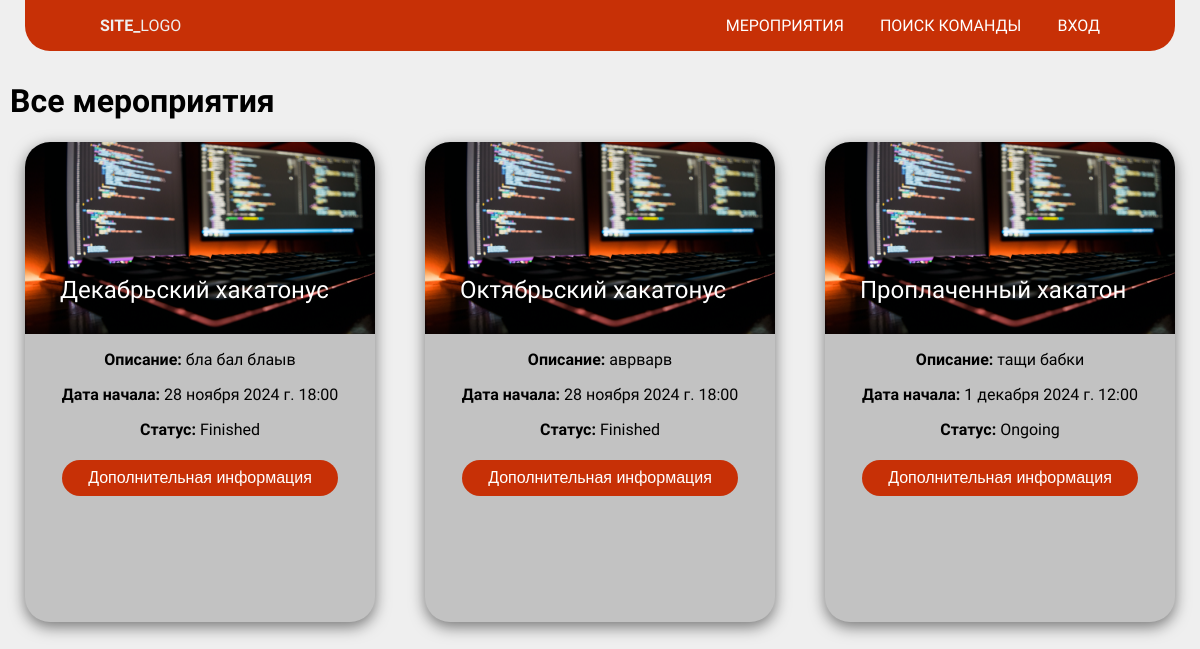
The page /event/posts/ on the database its author committed.
### event/models.py (models this page shows, shortened)
class Competition(models.Model):
    title = models.CharField(max_length=200)
    description = models.TextField(null=True, blank=True)
    start_time = models.DateTimeField()
    end_time = models.DateTimeField()
    registration_deadline = models.DateTimeField(null=True)
    location = models.CharField(max_length=200) # Можно подробнее, но не сейчас
    sport_name = models.ForeignKey(SportClass, on_delete=models.CASCADE)
    time_created = models.DateTimeField(auto_now_add=True)
    time_updated = models.DateTimeField(auto_now=True)
    class Meta:
        ordering = ['start_time']
    @property
    def event_status(self):
        status = None
        present = datetime.now().timestamp()
        deadline = self.registration_deadline.timestamp()
        past_deadline = (present > deadline)
        if past_deadline:
            status = 'Finished'
        else:
            status = 'Ongoing'
        return status

### event/views.py (the view, shortened to what this page needs)
# urls.py: path('posts/', CompetitionPosts.as_view(), name='posts'),
class CompetitionPosts(ListView):
    model = Competition
    template_name = "event/posts.html"
    context_object_name = "competitions"
    def get_queryset(self):
        set = Competition.objects.all()
        current_user = self.request.user
        return set

### event/templates/event/posts.html (shortened to what this page needs)
{% extends "base.html" %}
{% load static %}
{% block header %}
    {% include "event/includes/header.html" %}
{% endblock %}
{% block content %}
    <h1>Все мероприятия</h1>
    <div class="events">
        {% for competition in competitions %}
            <div class="competition">
                <div class="card_top">
                    <img src="{% static "tour_bkg.png" %}" alt="">
                    <div class="card_name">{{ competition.title }}</div>
                </div>
                <div class="card_bottom">
                    <p><strong>Описание:</strong> {{ competition.description }}</p>
                    <p><strong>Дата начала:</strong> {{ competition.start_time }}</p>
                    <p><strong>Статус:</strong> {{ competition.event_status }}</p>
                    <button><a href="{% url 'competition_detail' competition.id %}">Дополнительная информация</a></button>
                </div>
            </div>
        {% empty %}
            <p>Нет доступных соревнований.</p>
        {% endfor %}
    </div>
{% endblock %}

### static/css/base.css (style rules this page uses)
:root { --main-color: #C73006; --second-color: #efefef; --breadcrumbs-fg: #464655; }
body { margin: 0; padding: 0; background: var(--second-color); font-family: 'QuickSand', sans-serif; }
button { background-color: var(--main-color) !important; margin: 5px; border: none; color: white; padding: 9px 26px; text-align: center; text-decoration: none; display: inline-block; font-size: 16px; border-radius: 20px; }
a { color: white; text-decoration: none; }
.events { display: flex; gap: 50px; justify-content: center; align-items: center; flex-wrap: wrap; }
.competition { height: 30rem; background-color: #C2C2C2; border-radius: 25px; box-shadow: 0px 5px 15px rgba(0, 0, 0, 0.50); width: min-content; }
.card_top { position: relative; background-color: #E1E1E1; width: 100%; height: 40%; border-radius: 25px 25px 0px 0px; min-height: 160px; }
.card_top img { height: 100%; width: 350px; border-radius: 25px 25px 0px 0px; }
.card_name { color: white; position: absolute; top: 70%; font-size: 24px; left: 10%; }
.card_bottom { text-align: center; margin: 10px; height: 60%; }

### rows shown on the page
Competition: title "Декабрьский хакатонус", description "бла бал блаыв", start_time "28 ноября 2024 г. 18:00", event_status "Finished"
Competition: title "Октябрьский хакатонус", description "аврварв", start_time "28 ноября 2024 г. 18:00", event_status "Finished"
Competition: title "Проплаченный хакатон", description "тащи бабки", start_time "1 декабря 2024 г. 12:00", event_status "Ongoing"
